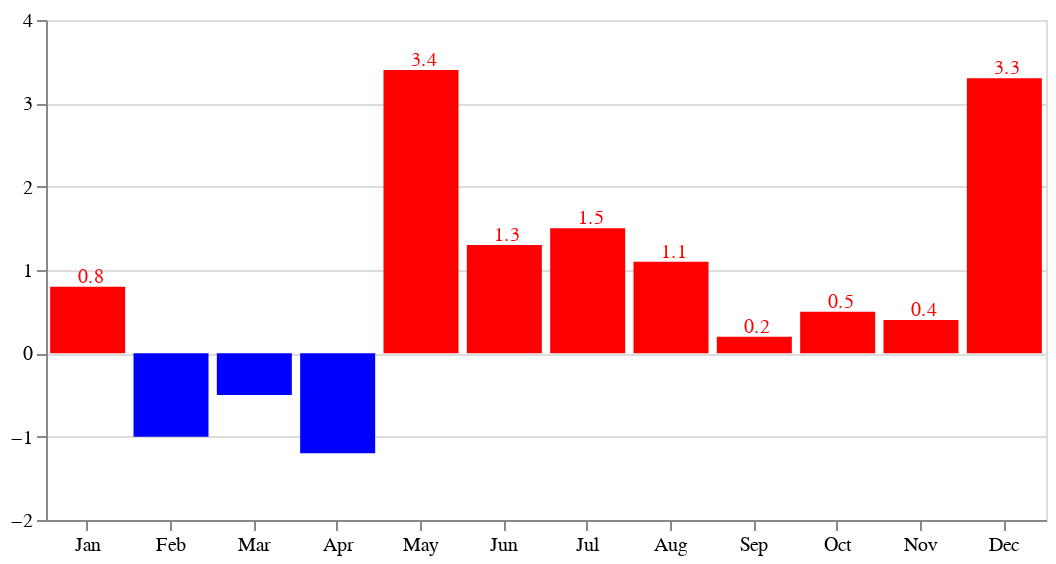

Notebook cell for this chart:
### Code cell
# Combine the two charts
text_chart = qd_anomaly_chart2.mark_text(
    align='left',
    baseline='middle',
    size=10,
    dy=-5,  # Nudges text to right so it doesn't appear on top of the bar
    dx=-5
).encode(
    text=alt.Text('TA_Anomaly:Q'),  # Format as percentage
)

# Combine the two charts
text_chart2 = qd_anomaly_chart2.mark_text(
    align='left',
    baseline='middle',
    size=10,
    dy= 8,  # Nudges text to right so it doesn't appear on top of the bar
    dx=-8
).encode(
    text=alt.Text('TA_Anomaly:Q'),  # Format as percentage
)
anomaly_text = qd_anomaly_chart2 + text_chart 
anomaly_text

### Figure 1 — Vega-Lite specification as saved in the notebook (floating-point values rounded to 4 significant figures)
{"config": {"view": {"continuousWidth": 400, "continuousHeight": 300}}, "layer": [{"mark": "bar", "encoding": {"color": {"condition": {"value": "red", "test": "(datum.TA_Anomaly > 0)"}, "value": "blue"}, "text": {"field": "TA_Anomaly", "type": "quantitative"}, "tooltip": [{"field": "TA_Anomaly", "type": "quantitative"}, {"field": "Date", "type": "temporal"}], "x": {"axis": {"format": "%b"}, "field": "Date", "timeUnit": "monthdate", "title": null, "type": "ordinal"}, "y": {"field": "TA_Anomaly", "scale": {"domain": [-2, 4]}, "title": null, "type": "quantitative"}}, "height": 250, "width": 500}, {"mark": {"type": "text", "align": "left", "baseline": "middle", "dx": -5, "dy": -5, "size": 10}, "encoding": {"color": {"condition": {"value": "red", "test": "(datum.TA_Anomaly > 0)"}, "value": "blue"}, "text": {"field": "TA_Anomaly", "type": "quantitative"}, "tooltip": [{"field": "TA_Anomaly", "type": "quantitative"}, {"field": "Date", "type": "temporal"}], "x": {"axis": {"format": "%b"}, "field": "Date", "timeUnit": "monthdate", "title": null, "type": "ordinal"}, "y": {"field": "TA_Anomaly", "scale": {"domain": [-2, 4]}, "title": null, "type": "quantitative"}}, "height": 250, "width": 500}], "data": {"name": "data-ee011a8a542d4de767a47d4af4b9aeba"}, "$schema": "https://vega.github.io/schema/vega-lite/v4.17.0.json", "datasets": {"data-ee011a8a542d4de767a47d4af4b9aeba": [{"Date": "2023-01-01T00:00:00", "Precip": 318.0, "TA": 3.5, "day": 1, "DOY": 1, "year": 2023, "month": 1, "Mean": 473.1, "percent_norm": 67.2, "Mean_TA": 2.66, "TA_Anomaly": 0.8, "rank": 8.0}, {"Date": "2023-02-01T00:00:00", "Precip": 333.0, "TA": 1.8, "day": 1, "DOY": 32, "year": 2023, "month": 2, "Mean": 234.3, "percent_norm": 142.1, "Mean_TA": 2.79, "TA_Anomaly": -1.0, "rank": 15.0}, {"Date": "2023-03-01T00:00:00", "Precip": 118.0, "TA": 4.2, "day": 1, "DOY": 60, "year": 2023, "month": 3, "Mean": 329.8, "percent_norm": 35.8, "Mean_TA": 4.66, "TA_Anomaly": -0.5, "rank": 14.0}, {"Date": "2023-04-01T00:00:00", "Precip": 312.9, "TA": 6.2, "day": 1, "DOY": 91, "year": 2023, "month": 4, "Mean": 196.9, "percent_norm": 158.9, "Mean_TA": 7.43, "TA_Anomaly": -1.2, "rank": 18.0}, {"Date": "2023-05-01T00:00:00", "Precip": 19.6, "TA": 15.3, "day": 1, "DOY": 121, "year": 2023, "month": 5, "Mean": 124.1, "percent_norm": 15.8, "Mean_TA": 11.88, "TA_Anomaly": 3.4, "rank": 1.0}, {"Date": "2023-06-01T00:00:00", "Precip": 41.4, "TA": 15.9, "day": 1, "DOY": 152, "year": 2023, "month": 6, "Mean": 90.8, "percent_norm": 45.6, "Mean_TA": 14.6, "TA_Anomaly": 1.3, "rank": 4.5}, {"Date": "2023-07-01T00:00:00", "Precip": 43.9, "TA": 19.3, "day": 1, "DOY": 182, "year": 2023, "month": 7, "Mean": 52.8, "percent_norm": 83.2, "Mean_TA": 17.85, "TA_Anomaly": 1.5, "rank": 2.5}, {"Date": "2023-08-01T00:00:00", "Precip": 55.0, "TA": 18.8, "day": 1, "DOY": 213, "year": 2023, "month": 8, "Mean": 71.9, "percent_norm": 76.5, "Mean_TA": 17.72, "TA_Anomaly": 1.1, "rank": 3.0}, {"Date": "2023-09-01T00:00:00", "Precip": 100.0, "TA": 14.3, "day": 1, "DOY": 244, "year": 2023, "month": 9, "Mean": 168.3, "percent_norm": 59.4, "Mean_TA": 14.08, "TA_Anomaly": 0.2, "rank": 10.0}, {"Date": "2023-10-01T00:00:00", "Precip": 298.7, "TA": 9.7, "day": 1, "DOY": 274, "year": 2023, "month": 10, "Mean": 325.3, "percent_norm": 91.8, "Mean_TA": 9.17, "TA_Anomaly": 0.5, "rank": 5.0}, {"Date": "2023-11-01T00:00:00", "Precip": 356.5, "TA": 4.9, "day": 1, "DOY": 305, "year": 2023, "month": 11, "Mean": 466.3, "percent_norm": 76.5, "Mean_TA": 4.52, "TA_Anomaly": 0.4, "rank": 8.0}, {"Date": "2023-12-01T00:00:00", "Precip": 448.0, "TA": 5.3, "day": 1, "DOY": 335, "year": 2023, "month": 12, "Mean": 389.3, "percent_norm": 115.1, "Mean_TA": 2.01, "TA_Anomaly": 3.3, "rank": 1.0}]}}
